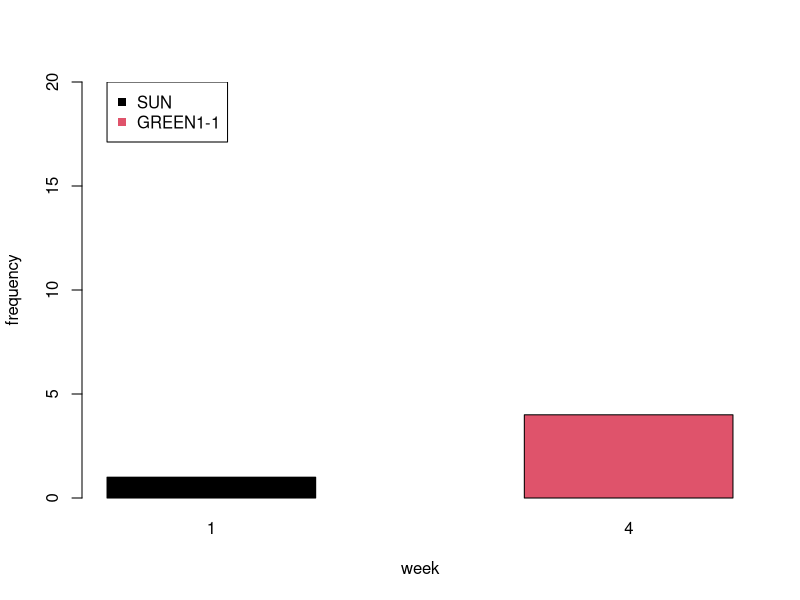

Write R code to recreate this figure. (Note: this script raises an error after producing the figure.)
library(ggplot2)
library(lme4)
setwd("~/Documents/MPI/KangSukColours/ColourExperiment/analysis/")

d = read.csv("../data/processedData/variants_processed.csv", stringsAsFactors = F)



colourNumbers = c("1","5","7","14",'18','24')
colourNames = c("red",'brown','black','green','yellow','pink')
names(colourNames) = colourNumbers
colourNamesDark = c("dark red", 'orange', 'gray', 'dark green','gold', 'purple')


d = d[d$trial_value %in% colourNumbers,]

d$trialColourName = colourNames[d$trial_value]
d$trialColourName = factor(d$trialColourName, levels = colourNames)




###########
sun = table(d[d$sign_value=="SUN",]$week)
yellow = table(d[d$sign_value=="GREEN1-1",]$week)

barplot(rbind(sun,yellow), beside=T, xlab='week', ylab='frequency', ylim=c(0,20),col=1:2)
legend(1,20,legend=c("SUN","GREEN1-1"), col=1:2, pch=15)

pdf("../results/descriptive/graphs/IconicityByWeek.pdf")
barplot(table(d$iconic,d$week), col=1:2, xlab='Week')
legend(1.5,150,legend=c("Iconic","Not iconic"), col=2:1, pch=15)
dev.off()

w1 = table(d[d$week==1,]$iconic, d[d$week==1,]$trialColourName)
w4 = table(d[d$week==4,]$iconic, d[d$week==4,]$trialColourName)


pdf("../results/descriptive/graphs/IconicityByWeekByColour.pdf")
barplot(cbind(w1,c(NA,NA),w4), col=1:2, las=2)
abline(v=7.9)
axis(1,line=2.5,at=c(4,12), labels=c("Week 1","Week 3"), tick=F, lwd=0)
legend(1.5,150,legend=c("Iconic","Not iconic"), col=2:1, pch=15)
dev.off()


library(gplots)
pdf("../results/descriptive/graphs/LengthByWeek_YELLOW.pdf")
plotmeans(d[d$sign_value=="YELLOW",]$sign_length~d[d$sign_value=="YELLOW",]$week, xlab='Week', ylab="Length (ms)", main='Length of the sign YELLOW')
dev.off()

pdf("../results/descriptive/graphs/LengthByWeek.pdf")
plotmeans(d$sign_length~d$week, xlab='Week', ylab="Length (ms)", main='Length of signs')
dev.off()

pdf("../results/descriptive/graphs/IconicByWeekByPart.pdf", width=8, height=5)
partIconic = table(d$iconic,d$speakerName,d$week)
cbind(partIconic[,,1],partIconic[,,2])
barplot(cbind(partIconic[,,1],partIconic[,,2]), col=1:2)
abline(v=4.9)
text(c(2.5,7.5),c(65,65), c("Week 1", "Week 4"))
legend(5,50, c("Iconic","Non-iconic"), col=2:1, pch=15)
dev.off()


inventedBy = tapply(d$sign_value,d$inventedBy, function(X){length(unique(X))})
pdf("../results/descriptive/graphs/NumVarByFreq.pdf")
plot(
    as.vector(inventedBy), 
    as.vector(table(d$inventedBy)), 
    xlab='Number of variants innovated', ylab="Frequency of variants", col=1, ylim=c(50,100))
text(as.vector(inventedBy), as.vector(table(d$inventedBy)), names((inventedBy)),pos=3)
dev.off()

freqWithinVarByInventor = tapply(variants$freq_week_4_withinColour, variants$inventedBy, mean)

pdf("../results/descriptive/graphs/NumVarByFreq_withinColour.pdf")
plot(
  as.vector(inventedBy), 
  as.vector(freqWithinVarByInventor), 
  xlab='Number of variants innovated', ylab="Mean fitness of variants", col=1, ylim=c(0,0.15))
text(as.vector(inventedBy), as.vector(freqWithinVarByInventor), names((inventedBy)),pos=3)
dev.off()

# number of variants adopted
adopted = sapply(sort(unique(d$speakerName)), function(X){
  x = d[d$speakerName==X,]$inventedBy
  x2 = tapply(d[d$speakerName==X,]$sign_value, d[d$speakerName==X,]$inventedBy, function(z){length(unique(z))})
  sum(x2[names(x2)!=X])
})
pdf("../results/descriptive/graphs/AdoptedVsInvented.pdf")
plot(inventedBy,adopted, ylim=c(0,35), xlim=c(0,35), xlab="Number of variants invented", ylab="Number of variants adopted")
abline(0,1, col='gray')
text(inventedBy,adopted,names(inventedBy), pos=3)
dev.off()

pdf("../results/descriptive/graphs/NumVariants.pdf", width=8, height=5)
cols = rainbow(2)
barplot(matrix(tapply(d$sign_value, paste(d$speakerName,d$week), function(X){length(unique(X))}), nrow=2), beside = T, names.arg = sort(unique(d$speakerName)), col=cols, main='Number of variants used')
legend(9,80,c("Week 1","Week 4"), col=cols, pch=15)
dev.off()

week1L = tapply(d[d$director==d$speaker & d$week==1,]$sign_length, d[d$director==d$speaker & d$week==1,]$trialColourName, mean)
week4L = tapply(d[d$director==d$speaker & d$week==4,]$sign_length, d[d$director==d$speaker & d$week==4,]$trialColourName, mean)


pdf("../results/descriptive/graphs/LengthOfSignsByColour.pdf")
plot(c(0.5,2.5),range(week1L), type='n', ylab='Sign length (ms)', xlab='Week', xaxt="n")
axis(1,at=1:2, c("Week 1", "Week 4"))
points(rep(1,length(week1L)), week1L, col=colourNames, pch=16)
points(rep(2,length(week4L)), week4L, col=colourNames, pch=16)
for(i in 1:length(week1L)){
  lines(c(1,2),c(week1L[i],week4L[i]), col=colourNames[i])
}
dev.off()

for(i in 1:length(colourNames)){
 plotmeans(sign_length~week, data = d[d$director==d$speaker & d$trialColourName==colourNames[i], ], add=i!=1, col=colourNames[i])
}

week1L.trial = tapply(d[d$director==d$speaker & d$week==1,]$trial_length, d[d$director==d$speaker & d$week==1,]$trialColourName, mean)
week4L.trial = tapply(d[d$director==d$speaker & d$week==4,]$trial_length, d[d$director==d$speaker & d$week==4,]$trialColourName, mean)

barplot(rbind(week1L.trial, week4L.trial),beside = T, col=rep(colourNames,each=2), ylab='Trial length')



myData <- aggregate(d[d$director==d$speaker,]$trial_length,
  by = list(colour = d[d$director==d$speaker,]$trialColourName, d[d$director==d$speaker,]$week),
  FUN = function(x) c(mean = mean(x), sd = sd(x),
  n = length(x)))

myData <- do.call(data.frame, myData)
myData$se <- myData$x.sd / sqrt(myData$x.n)
colnames(myData) = c('Colour','Week','mean','sd','n','se')

dodge <- position_dodge(width = 0.9)
limits <- aes(ymax = myData$mean + myData$se, ymin = myData$mean - myData$se)


p <- ggplot(data = myData, aes(x = Colour, y = mean, group = Week))

pdf("../results/descriptive/graphs/LengthOfTrialsByColourAndWeek_gg.pdf")
p + geom_bar(stat = "identity", position = 'dodge', fill=rep(colourNames,each=2)) +
  geom_errorbar(limits, position = dodge, width = 0.25) +
  theme(axis.text.x=element_text(), axis.ticks.x=element_blank(),
        axis.title.x=element_blank(), plot.title=element_text("Trial Length")) + ylab("Trial length (ms)") +
    scale_colour_manual(values=colourNames)
dev.off()

######
myData <- aggregate(d[d$director==d$speaker,]$sign_length,
                    by = list(colour = d[d$director==d$speaker,]$trialColourName, d[d$director==d$speaker,]$week),
                    FUN = function(x) c(mean = mean(x), sd = sd(x),
                                        n = length(x)))

myData <- do.call(data.frame, myData)
myData$se <- myData$x.sd / sqrt(myData$x.n)
colnames(myData) = c('Colour','Week','mean','sd','n','se')

dodge <- position_dodge(width = 0.9)
limits <- aes(ymax = myData$mean + myData$se, ymin = myData$mean - myData$se)


p <- ggplot(data = myData, aes(x = Colour, y = mean, group = Week))

pdf("../results/descriptive/graphs/LengthOfSignsByColourAndWeek_gg.pdf")
p + geom_bar(stat = "identity", position = 'dodge', fill=rep(colourNames,each=2)) +
  geom_errorbar(limits, position = dodge, width = 0.25) +
  theme(axis.text.x=element_text(), axis.ticks.x=element_blank(),
        axis.title.x=element_blank(), plot.title=element_text("Sign Length")) + ylab("Sign length (ms)") +
  scale_colour_manual(values=colourNames)
dev.off()

####

pdf("../results/descriptive/graphs/LengthOfTrialsByColour.pdf")
plot(c(0.5,2.5),range(c(week1L.trial,week4L.trial)), type='n', ylab='Trial length (ms)', xlab='Week', xaxt="n")
axis(1,at=1:2, c("Week 1", "Week 4"))
points(rep(1,length(week1L.trial)), week1L.trial, col=colourNames, pch=16)
points(rep(2,length(week4L.trial)), week4L.trial, col=colourNames, pch=16)
for(i in 1:length(week1L)){
  lines(c(1,2),c(week1L.trial[i],week4L.trial[i]), col=colourNames[i])
}
dev.off()

plotmeans(sign_length~trialColourName,  d[d$director==d$speaker & d$week==1,], connect = F, col = colourNames, pch=16, barcol = 1,xlab='Colour', ylab='Sign length (ms)')
plotmeans(sign_length~trialColourName,  d[d$director==d$speaker & d$week==4,], connect = F, col = colourNames, pch=16, barcol = 1,xlab='Colour', ylab='Sign length (ms)', add=T)


###########

variants = read.csv('../data/processedData/variants_summary.csv', stringsAsFactors = F)

d$BodyAnchor = variants[match(d$sign_value, variants$sign),]$BodyAnchor

w1 = table(d[d$week==1,]$BodyAnchor,d[d$week==1,]$trialColourName)
w1 = w1[,c("red",'black','brown','green','yellow','pink')]
w3 = table(d[d$week==4,]$BodyAnchor,d[d$week==4,]$trialColourName)
w3 = w3[,c("red",'black','brown','green','yellow','pink')]

xtab = cbind(w1,c(NA,NA), w3)

pdf("../results/descriptive/graphs/BodyAnchoredByColourByWeek.pdf", width=6, height = 5)
barplot(xtab, col=3:4, las=2)
legend(8,100,c("Body Anchored",'Other'), col=4:3, pch=15)
axis(1,line=2.5,at=c(4,12), labels=c("Week 1","Week 3"), tick=F, lwd=0)
dev.off()





pdf("../results/descriptive/graphs/FreqWeek1_vs_FreqWeek2.pdf", width=5, height=5)
plot(variants$freq_week_1, jitter(variants$freq_week_4), pch=16, col=rgb(0,0,0,0.2), ylab='Frequency in week 4', xlab='Frequency in week 1')
dev.off()

pdf("../results/descriptive/graphs/FreqWeek1_vs_FreqWeek2_withinColour.pdf", width=5, height=5)
plot(variants$freq_week_1_withinColour, jitter(variants$freq_week_4_withinColour), pch=16, col=variants$colourName, ylab='Frequency in week 4', xlab='Frequency in week 1')
dev.off()

week1 = tapply(d[d$trial_value %in% colourNumbers & d$week==1,]$sign_value, d[d$trial_value %in% colourNumbers & d$week==1,]$trial_value, function(X){length(unique(X,na.rm=T))})
week4 = tapply(d[d$trial_value %in% colourNumbers & d$week==4,]$sign_value, d[d$trial_value %in% colourNumbers & d$week==4,]$trial_value, function(X){length(unique(X,na.rm=T))})

xtab = cbind(week1,week4)

pdf("../results/descriptive/graphs/NumberOfVariantsByColourByWeek.pdf", width=8, height=5)
barplot(xtab,beside=T, col=colourNames[rownames(xtab)], main='Number of Variants')
dev.off()


####
# Try marking

variants$check.any = variants$check >0

plotmeans(freq_week_4_withinColour ~
            paste(TryMarked>1,Teach>1),
          data = variants[!(!(variants$TryMarked>1) & (variants$Teach>1)),],
          legends = c("No Try Mark","Try Marking","Try Marking & Teaching"),
          xlab="", ylab='Fitness of variants')

plotmeans(variants$freq_week_4_withinColour~
            paste(variants$colourName,variants$TryMarked>1),
          col = rep(colourNamesDark,each=2), pch=c(16,15))

plotmeans(variants$freq_week_4_withinColour ~ 
            paste(variants$colourName,variants$check.any),
          col = rep(colourNamesDark,each=2), pch=c(16,15))



#######

library(party)

variants$iconic = as.factor(variants$iconic)
variants$inventedBy = as.factor(variants$inventedBy)
variants$indexical = as.factor(variants$indexical)
variants$TeachT = as.factor(variants$Teach>1)
variants$TryMarkedT = as.factor(variants$TryMarked>1)
f = ctree(freq_week_4_withinColour ~ 
            freq_week_1 + 
            indexical + 
            TeachT +
            TryMarkedT+
            check + 
            inventedBy + 
            factor(colourName), data=variants, control=ctree_control(mincriterion = 0.5))
plot(f, terminal_panel=node_barplot)


d3 = d
d3$freq_week_4[is.na(d3$freq_week_4)] = 0
d3$freq_week4_withinColour[is.na(d3$freq_week4_withinColour)] = 0

d3 = d3[d3$freq_week4_withinColour>0,]

for(i in c('Indexicality','speakerName')){
  d3[,i] = as.factor(d3[,i])
}

f2 = ctree(freq_week4_withinColour ~ 
             Indexicality + 
             T0Check + 
             speakerName + 
             Teach + 
             TryMarked, 
           data=d3, 
           control=ctree_control(mincriterion = 0.75))
plot(f2, inner_panel=node_inner(f2,id=F),terminal_panel=node_barplot)
